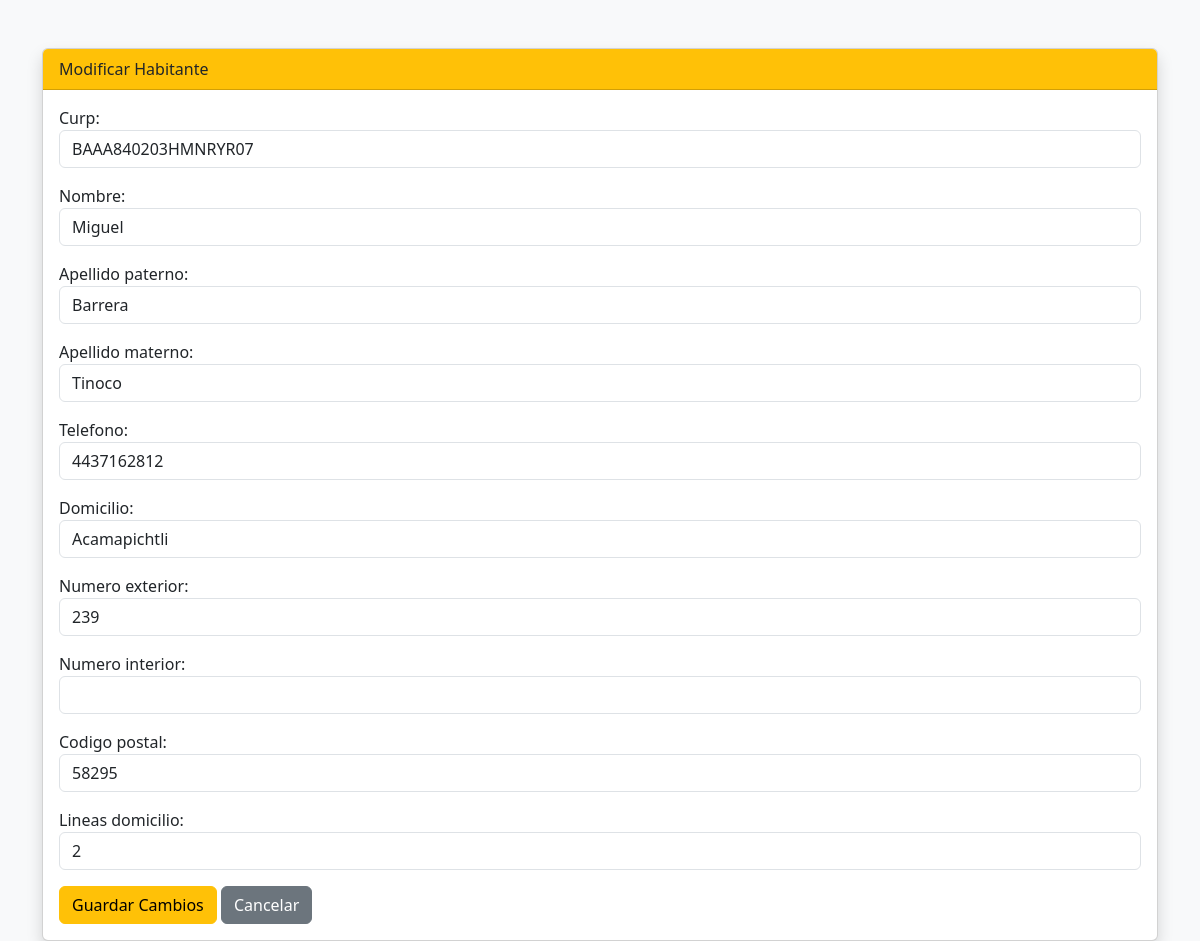
Screenshot of /habitantes/modificar/1/ with the database file from the repository.
### habitantes/models.py (models this page shows, shortened)
class Habitante(models.Model):
    curp = models.CharField(
        max_length=18,
        unique=True
    )
    nombre = models.CharField(
        max_length=100
    )
    apellido_paterno = models.CharField(
        max_length=100
    )
    apellido_materno = models.CharField(
        max_length=100
    )
    telefono = models.CharField(
        max_length=15
    )
    domicilio = models.CharField(
        max_length=200
    )
    numero_exterior = models.CharField(
        max_length=20
    )
    numero_interior = models.CharField(
        max_length=20,
        blank=True
    )
    codigo_postal = models.CharField(
        max_length=5
    )
    lineas_domicilio = models.IntegerField(
        default=1
    )
    activo = models.BooleanField(
        default=True
    )

### habitantes/views.py (the view)
# urls.py: path("modificar/<int:id>/", modificar_habitante, name="modificar_habitante"),
def modificar_habitante(request, id):
    habitante = get_object_or_404(Habitante, id=id)
    if request.method == "POST":
        form = HabitanteForm(request.POST, instance=habitante)
        if form.is_valid():
            form.save()
            return redirect("lista_habitantes")
    else:
        form = HabitanteForm(instance=habitante)
    return render(request, "habitantes/modificar.html", {"form": form})

### habitantes/templates/habitantes/modificar.html (shortened to what this page needs)
<!DOCTYPE html>
<html lang="es">
<head>
<link href="https://cdn.jsdelivr.net/npm/bootstrap@5.3.0/dist/css/bootstrap.min.css"
      rel="stylesheet">
</head>
<body class="bg-light">
<div class="container mt-5">
    <div class="card shadow">
        <div class="card-header bg-warning">
            Modificar Habitante
        </div>
        <div class="card-body">
            <form method="POST">
                {{ form.as_p }}
                <button class="btn btn-warning">
                    Guardar Cambios
                </button>
                <a href="/habitantes/lista/"
                   class="btn btn-secondary">
                    Cancelar
                </a>
            </form>
        </div>
    </div>
</div>
</body>
</html>

### rows the page displays
Habitante: curp "BAAA840203HMNRYR07", nombre "Miguel", apellido_paterno "Barrera", apellido_materno "Tinoco", telefono "4437162812", domicilio "Acamapichtli", numero_exterior "239", codigo_postal "58295", lineas_domicilio "2"
